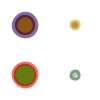
Frame 1 (no input)
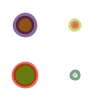
Frame 60 (the mouse pressed at the canvas centre just before this capture)
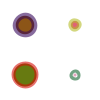
Frame 120 (the mouse held since frame 60 and released just before this capture)

The Processing sketch that drew these frames (run headless with seeded random() and noise(); from frame 60 on, the mouse is pressed at the canvas centre):

// Processing sketch: repaso
// ── repaso.pde
Circulo [] circulos;
int N = 4;
void setup() {
  size(100, 100);
  circulos = new Circulo[N];
  float mitad = width/2.0;
  float cuarto = mitad/2.0;
  int k=0;
  for (int m = 0; m <2; m++) {
    for(int n = 0; n <2; n++) { 
      circulos[k] = new Circulo(m*mitad+cuarto,n*mitad+cuarto, random(10,20));
      k++;  
    }
  }
}

void draw() {
  background(255);
  for(int k = 0; k < N; k++) {
    circulos[k].Dibujar();
  }
}

// ── Circulo.pde
// Clase para manipular círculos
class Circulo {
  // Parámetros
  float x;// x_
  float y;
  float radio;
  color relleno;
  float fase;
  color linea;
  float ancho;
  
  // Constructor
  Circulo() {
    x = 0.0;
    y = 0.0;
    radio = 10; // radio <0.0 ??
    relleno = color(random(0,255), random(0,255), random(0,255));
    linea = color(random(0,255), random(0,255), random(0,255));
    fase = random(0, 2*PI);
    ancho = random(2,10);
  }
  
  // constructor
  Circulo(float x_, float y_, float radio_) {
    x = x_;
    y = y_;
    radio = radio_;
    relleno = color(random(0,255), random(0,255), random(0,255));
    fase = random(0, 2*PI);
    fase = random(0, 2*PI);
    ancho = random(2,10);
    relleno = color(random(0,255), random(0,255), random(0,255));
    linea = color(random(0,255), random(0,255), random(0,255));
  }
  
  void Dibujar() { // Draw
    fill(relleno);
    stroke(linea,150); 
    strokeWeight(ancho);
    float r_dt = 10 * sin(2*PI*(millis()/1000.0)+fase);
    ellipse(x,y,radio+r_dt,radio+r_dt);
  }
}
